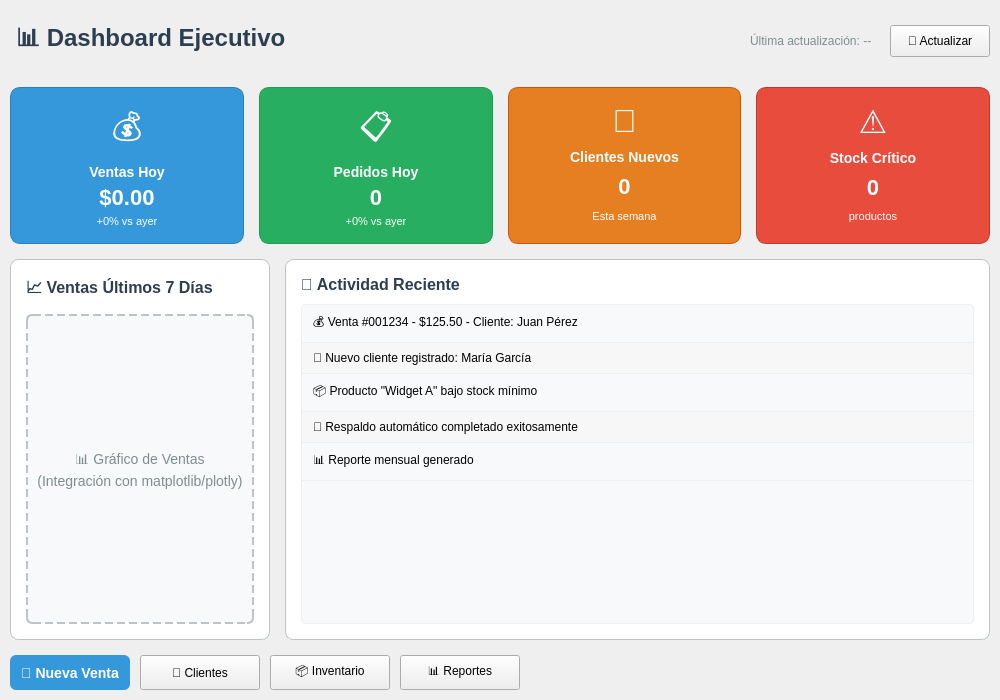
<?xml version="1.0" encoding="UTF-8"?>
<ui version="4.0">
 <class>DashboardWidget</class>
 <widget class="QWidget" name="DashboardWidget">
  <property name="geometry">
   <rect>
    <x>0</x>
    <y>0</y>
    <width>1000</width>
    <height>700</height>
   </rect>
  </property>
  <property name="windowTitle">
   <string>Dashboard Ejecutivo</string>
  </property>
  <layout class="QVBoxLayout" name="mainLayout">
   <property name="spacing">
    <number>15</number>
   </property>
   <property name="leftMargin">
    <number>10</number>
   </property>
   <property name="topMargin">
    <number>10</number>
   </property>
   <property name="rightMargin">
    <number>10</number>
   </property>
   <property name="bottomMargin">
    <number>10</number>
   </property>
   
   <!-- Header -->
   <item>
    <layout class="QHBoxLayout" name="headerLayout">
     <property name="spacing">
      <number>10</number>
     </property>
     <item>
      <widget class="QLabel" name="lblTitle">
       <property name="text">
        <string>📊 Dashboard Ejecutivo</string>
       </property>
       <property name="styleSheet">
        <string>
         QLabel {
          font-size: 24px;
          font-weight: bold;
          color: #2c3e50;
          padding: 10px 0px;
         }
        </string>
       </property>
      </widget>
     </item>
     <item>
      <spacer name="headerSpacer">
       <property name="orientation">
        <enum>Qt::Horizontal</enum>
       </property>
       <property name="sizeHint" stdset="0">
        <size>
         <width>40</width>
         <height>20</height>
        </size>
       </property>
      </spacer>
     </item>
     <item>
      <widget class="QLabel" name="lblLastUpdate">
       <property name="text">
        <string>Última actualización: --</string>
       </property>
       <property name="styleSheet">
        <string>
         QLabel {
          font-size: 12px;
          color: #7f8c8d;
          padding: 5px;
         }
        </string>
       </property>
      </widget>
     </item>
     <item>
      <widget class="QPushButton" name="btnRefresh">
       <property name="text">
        <string>🔄 Actualizar</string>
       </property>
       <property name="minimumSize">
        <size>
         <width>100</width>
         <height>32</height>
        </size>
       </property>
      </widget>
     </item>
    </layout>
   </item>
   
   <!-- KPI Cards Row -->
   <item>
    <layout class="QHBoxLayout" name="kpiLayout">
     <property name="spacing">
      <number>15</number>
     </property>
     
     <!-- Ventas Hoy -->
     <item>
      <widget class="QFrame" name="frameVentasHoy">
       <property name="frameShape">
        <enum>QFrame::StyledPanel</enum>
       </property>
       <property name="frameShadow">
        <enum>QFrame::Raised</enum>
       </property>
       <property name="styleSheet">
        <string>
         QFrame#frameVentasHoy {
          background-color: #3498db;
          border-radius: 10px;
          border: 1px solid #2980b9;
         }
         QLabel {
          color: white;
         }
        </string>
       </property>
       <layout class="QVBoxLayout" name="ventasHoyLayout">
        <property name="spacing">
         <number>5</number>
        </property>
        <property name="leftMargin">
         <number>15</number>
        </property>
        <property name="topMargin">
         <number>15</number>
        </property>
        <property name="rightMargin">
         <number>15</number>
        </property>
        <property name="bottomMargin">
         <number>15</number>
        </property>
        <item>
         <widget class="QLabel" name="lblVentasHoyIcon">
          <property name="text">
           <string>💰</string>
          </property>
          <property name="alignment">
           <set>Qt::AlignCenter</set>
          </property>
          <property name="styleSheet">
           <string>font-size: 32px;</string>
          </property>
         </widget>
        </item>
        <item>
         <widget class="QLabel" name="lblVentasHoyTitle">
          <property name="text">
           <string>Ventas Hoy</string>
          </property>
          <property name="alignment">
           <set>Qt::AlignCenter</set>
          </property>
          <property name="styleSheet">
           <string>font-size: 14px; font-weight: bold;</string>
          </property>
         </widget>
        </item>
        <item>
         <widget class="QLabel" name="lblVentasHoyValor">
          <property name="text">
           <string>$0.00</string>
          </property>
          <property name="alignment">
           <set>Qt::AlignCenter</set>
          </property>
          <property name="styleSheet">
           <string>font-size: 22px; font-weight: bold;</string>
          </property>
         </widget>
        </item>
        <item>
         <widget class="QLabel" name="lblVentasHoyComparacion">
          <property name="text">
           <string>+0% vs ayer</string>
          </property>
          <property name="alignment">
           <set>Qt::AlignCenter</set>
          </property>
          <property name="styleSheet">
           <string>font-size: 11px;</string>
          </property>
         </widget>
        </item>
       </layout>
      </widget>
     </item>
     
     <!-- Pedidos Hoy -->
     <item>
      <widget class="QFrame" name="framePedidosHoy">
       <property name="frameShape">
        <enum>QFrame::StyledPanel</enum>
       </property>
       <property name="frameShadow">
        <enum>QFrame::Raised</enum>
       </property>
       <property name="styleSheet">
        <string>
         QFrame#framePedidosHoy {
          background-color: #27ae60;
          border-radius: 10px;
          border: 1px solid #229954;
         }
         QLabel {
          color: white;
         }
        </string>
       </property>
       <layout class="QVBoxLayout" name="pedidosHoyLayout">
        <property name="spacing">
         <number>5</number>
        </property>
        <property name="leftMargin">
         <number>15</number>
        </property>
        <property name="topMargin">
         <number>15</number>
        </property>
        <property name="rightMargin">
         <number>15</number>
        </property>
        <property name="bottomMargin">
         <number>15</number>
        </property>
        <item>
         <widget class="QLabel" name="lblPedidosHoyIcon">
          <property name="text">
           <string>📋</string>
          </property>
          <property name="alignment">
           <set>Qt::AlignCenter</set>
          </property>
          <property name="styleSheet">
           <string>font-size: 32px;</string>
          </property>
         </widget>
        </item>
        <item>
         <widget class="QLabel" name="lblPedidosHoyTitle">
          <property name="text">
           <string>Pedidos Hoy</string>
          </property>
          <property name="alignment">
           <set>Qt::AlignCenter</set>
          </property>
          <property name="styleSheet">
           <string>font-size: 14px; font-weight: bold;</string>
          </property>
         </widget>
        </item>
        <item>
         <widget class="QLabel" name="lblPedidosHoyValor">
          <property name="text">
           <string>0</string>
          </property>
          <property name="alignment">
           <set>Qt::AlignCenter</set>
          </property>
          <property name="styleSheet">
           <string>font-size: 22px; font-weight: bold;</string>
          </property>
         </widget>
        </item>
        <item>
         <widget class="QLabel" name="lblPedidosHoyComparacion">
          <property name="text">
           <string>+0% vs ayer</string>
          </property>
          <property name="alignment">
           <set>Qt::AlignCenter</set>
          </property>
          <property name="styleSheet">
           <string>font-size: 11px;</string>
          </property>
         </widget>
        </item>
       </layout>
      </widget>
     </item>
     
     <!-- Clientes Nuevos -->
     <item>
      <widget class="QFrame" name="frameClientesNuevos">
       <property name="frameShape">
        <enum>QFrame::StyledPanel</enum>
       </property>
       <property name="frameShadow">
        <enum>QFrame::Raised</enum>
       </property>
       <property name="styleSheet">
        <string>
         QFrame#frameClientesNuevos {
          background-color: #e67e22;
          border-radius: 10px;
          border: 1px solid #d35400;
         }
         QLabel {
          color: white;
         }
        </string>
       </property>
       <layout class="QVBoxLayout" name="clientesNuevosLayout">
        <property name="spacing">
         <number>5</number>
        </property>
        <property name="leftMargin">
         <number>15</number>
        </property>
        <property name="topMargin">
         <number>15</number>
        </property>
        <property name="rightMargin">
         <number>15</number>
        </property>
        <property name="bottomMargin">
         <number>15</number>
        </property>
        <item>
         <widget class="QLabel" name="lblClientesNuevosIcon">
          <property name="text">
           <string>👥</string>
          </property>
          <property name="alignment">
           <set>Qt::AlignCenter</set>
          </property>
          <property name="styleSheet">
           <string>font-size: 32px;</string>
          </property>
         </widget>
        </item>
        <item>
         <widget class="QLabel" name="lblClientesNuevosTitle">
          <property name="text">
           <string>Clientes Nuevos</string>
          </property>
          <property name="alignment">
           <set>Qt::AlignCenter</set>
          </property>
          <property name="styleSheet">
           <string>font-size: 14px; font-weight: bold;</string>
          </property>
         </widget>
        </item>
        <item>
         <widget class="QLabel" name="lblClientesNuevosValor">
          <property name="text">
           <string>0</string>
          </property>
          <property name="alignment">
           <set>Qt::AlignCenter</set>
          </property>
          <property name="styleSheet">
           <string>font-size: 22px; font-weight: bold;</string>
          </property>
         </widget>
        </item>
        <item>
         <widget class="QLabel" name="lblClientesNuevosComparacion">
          <property name="text">
           <string>Esta semana</string>
          </property>
          <property name="alignment">
           <set>Qt::AlignCenter</set>
          </property>
          <property name="styleSheet">
           <string>font-size: 11px;</string>
          </property>
         </widget>
        </item>
       </layout>
      </widget>
     </item>
     
     <!-- Stock Crítico -->
     <item>
      <widget class="QFrame" name="frameStockCritico">
       <property name="frameShape">
        <enum>QFrame::StyledPanel</enum>
       </property>
       <property name="frameShadow">
        <enum>QFrame::Raised</enum>
       </property>
       <property name="styleSheet">
        <string>
         QFrame#frameStockCritico {
          background-color: #e74c3c;
          border-radius: 10px;
          border: 1px solid #c0392b;
         }
         QLabel {
          color: white;
         }
        </string>
       </property>
       <layout class="QVBoxLayout" name="stockCriticoLayout">
        <property name="spacing">
         <number>5</number>
        </property>
        <property name="leftMargin">
         <number>15</number>
        </property>
        <property name="topMargin">
         <number>15</number>
        </property>
        <property name="rightMargin">
         <number>15</number>
        </property>
        <property name="bottomMargin">
         <number>15</number>
        </property>
        <item>
         <widget class="QLabel" name="lblStockCriticoIcon">
          <property name="text">
           <string>⚠️</string>
          </property>
          <property name="alignment">
           <set>Qt::AlignCenter</set>
          </property>
          <property name="styleSheet">
           <string>font-size: 32px;</string>
          </property>
         </widget>
        </item>
        <item>
         <widget class="QLabel" name="lblStockCriticoTitle">
          <property name="text">
           <string>Stock Crítico</string>
          </property>
          <property name="alignment">
           <set>Qt::AlignCenter</set>
          </property>
          <property name="styleSheet">
           <string>font-size: 14px; font-weight: bold;</string>
          </property>
         </widget>
        </item>
        <item>
         <widget class="QLabel" name="lblStockCriticoValor">
          <property name="text">
           <string>0</string>
          </property>
          <property name="alignment">
           <set>Qt::AlignCenter</set>
          </property>
          <property name="styleSheet">
           <string>font-size: 22px; font-weight: bold;</string>
          </property>
         </widget>
        </item>
        <item>
         <widget class="QLabel" name="lblStockCriticoComparacion">
          <property name="text">
           <string>productos</string>
          </property>
          <property name="alignment">
           <set>Qt::AlignCenter</set>
          </property>
          <property name="styleSheet">
           <string>font-size: 11px;</string>
          </property>
         </widget>
        </item>
       </layout>
      </widget>
     </item>
    </layout>
   </item>
   
   <!-- Charts and Tables Row -->
   <item>
    <layout class="QHBoxLayout" name="chartsLayout">
     <property name="spacing">
      <number>15</number>
     </property>
     
     <!-- Left Column: Sales Chart -->
     <item>
      <widget class="QFrame" name="frameVentasChart">
       <property name="frameShape">
        <enum>QFrame::StyledPanel</enum>
       </property>
       <property name="frameShadow">
        <enum>QFrame::Raised</enum>
       </property>
       <property name="styleSheet">
        <string>
         QFrame#frameVentasChart {
          background-color: white;
          border: 1px solid #bdc3c7;
          border-radius: 8px;
         }
        </string>
       </property>
       <layout class="QVBoxLayout" name="ventasChartLayout">
        <property name="spacing">
         <number>10</number>
        </property>
        <property name="leftMargin">
         <number>15</number>
        </property>
        <property name="topMargin">
         <number>15</number>
        </property>
        <property name="rightMargin">
         <number>15</number>
        </property>
        <property name="bottomMargin">
         <number>15</number>
        </property>
        <item>
         <widget class="QLabel" name="lblVentasChartTitle">
          <property name="text">
           <string>📈 Ventas Últimos 7 Días</string>
          </property>
          <property name="styleSheet">
           <string>font-size: 16px; font-weight: bold; color: #2c3e50;</string>
          </property>
         </widget>
        </item>
        <item>
         <widget class="QFrame" name="frameChartPlaceholder">
          <property name="minimumSize">
           <size>
            <width>0</width>
            <height>250</height>
           </size>
          </property>
          <property name="styleSheet">
           <string>
            QFrame {
             background-color: #f8f9fa;
             border: 2px dashed #bdc3c7;
             border-radius: 6px;
            }
           </string>
          </property>
          <layout class="QVBoxLayout" name="chartPlaceholderLayout">
           <item>
            <spacer name="chartVerticalSpacer1">
             <property name="orientation">
              <enum>Qt::Vertical</enum>
             </property>
             <property name="sizeHint" stdset="0">
              <size>
               <width>20</width>
               <height>40</height>
              </size>
             </property>
            </spacer>
           </item>
           <item>
            <widget class="QLabel" name="lblChartPlaceholder">
             <property name="text">
              <string>📊 Gráfico de Ventas
(Integración con matplotlib/plotly)</string>
             </property>
             <property name="alignment">
              <set>Qt::AlignCenter</set>
             </property>
             <property name="styleSheet">
              <string>
               QLabel {
                color: #7f8c8d;
                font-size: 14px;
                border: none;
               }
              </string>
             </property>
            </widget>
           </item>
           <item>
            <spacer name="chartVerticalSpacer2">
             <property name="orientation">
              <enum>Qt::Vertical</enum>
             </property>
             <property name="sizeHint" stdset="0">
              <size>
               <width>20</width>
               <height>40</height>
              </size>
             </property>
            </spacer>
           </item>
          </layout>
         </widget>
        </item>
       </layout>
      </widget>
     </item>
     
     <!-- Right Column: Recent Activity -->
     <item>
      <widget class="QFrame" name="frameActividad">
       <property name="frameShape">
        <enum>QFrame::StyledPanel</enum>
       </property>
       <property name="frameShadow">
        <enum>QFrame::Raised</enum>
       </property>
       <property name="styleSheet">
        <string>
         QFrame#frameActividad {
          background-color: white;
          border: 1px solid #bdc3c7;
          border-radius: 8px;
         }
        </string>
       </property>
       <layout class="QVBoxLayout" name="actividadLayout">
        <property name="spacing">
         <number>10</number>
        </property>
        <property name="leftMargin">
         <number>15</number>
        </property>
        <property name="topMargin">
         <number>15</number>
        </property>
        <property name="rightMargin">
         <number>15</number>
        </property>
        <property name="bottomMargin">
         <number>15</number>
        </property>
        <item>
         <widget class="QLabel" name="lblActividadTitle">
          <property name="text">
           <string>🔔 Actividad Reciente</string>
          </property>
          <property name="styleSheet">
           <string>font-size: 16px; font-weight: bold; color: #2c3e50;</string>
          </property>
         </widget>
        </item>
        <item>
         <widget class="QListWidget" name="listWidgetActividad">
          <property name="alternatingRowColors">
           <bool>true</bool>
          </property>
          <property name="styleSheet">
           <string>
            QListWidget {
             border: 1px solid #ecf0f1;
             border-radius: 4px;
             background-color: #f8f9fa;
            }
            QListWidget::item {
             padding: 8px;
             border-bottom: 1px solid #ecf0f1;
            }
            QListWidget::item:selected {
             background-color: #3498db;
             color: white;
            }
           </string>
          </property>
          <item>
           <property name="text">
            <string>💰 Venta #001234 - $125.50 - Cliente: Juan Pérez</string>
           </property>
          </item>
          <item>
           <property name="text">
            <string>👥 Nuevo cliente registrado: María García</string>
           </property>
          </item>
          <item>
           <property name="text">
            <string>📦 Producto "Widget A" bajo stock mínimo</string>
           </property>
          </item>
          <item>
           <property name="text">
            <string>🔄 Respaldo automático completado exitosamente</string>
           </property>
          </item>
          <item>
           <property name="text">
            <string>📊 Reporte mensual generado</string>
           </property>
          </item>
         </widget>
        </item>
       </layout>
      </widget>
     </item>
    </layout>
   </item>
   
   <!-- Bottom Actions -->
   <item>
    <layout class="QHBoxLayout" name="actionsLayout">
     <property name="spacing">
      <number>10</number>
     </property>
     <item>
      <widget class="QPushButton" name="btnNuevaVenta">
       <property name="text">
        <string>🛒 Nueva Venta</string>
       </property>
       <property name="minimumSize">
        <size>
         <width>120</width>
         <height>35</height>
        </size>
       </property>
       <property name="styleSheet">
        <string>
         QPushButton {
          background-color: #3498db;
          color: white;
          border: none;
          border-radius: 6px;
          font-size: 14px;
          font-weight: bold;
          padding: 8px;
         }
         QPushButton:hover {
          background-color: #2980b9;
         }
         QPushButton:pressed {
          background-color: #21618c;
         }
        </string>
       </property>
      </widget>
     </item>
     <item>
      <widget class="QPushButton" name="btnGestionClientes">
       <property name="text">
        <string>👥 Clientes</string>
       </property>
       <property name="minimumSize">
        <size>
         <width>120</width>
         <height>35</height>
        </size>
       </property>
      </widget>
     </item>
     <item>
      <widget class="QPushButton" name="btnInventario">
       <property name="text">
        <string>📦 Inventario</string>
       </property>
       <property name="minimumSize">
        <size>
         <width>120</width>
         <height>35</height>
        </size>
       </property>
      </widget>
     </item>
     <item>
      <widget class="QPushButton" name="btnReportes">
       <property name="text">
        <string>📊 Reportes</string>
       </property>
       <property name="minimumSize">
        <size>
         <width>120</width>
         <height>35</height>
        </size>
       </property>
      </widget>
     </item>
     <item>
      <spacer name="actionsSpacer">
       <property name="orientation">
        <enum>Qt::Horizontal</enum>
       </property>
       <property name="sizeHint" stdset="0">
        <size>
         <width>40</width>
         <height>20</height>
        </size>
       </property>
      </spacer>
     </item>
    </layout>
   </item>
  </layout>
 </widget>
 
 <tabstops>
  <tabstop>btnRefresh</tabstop>
  <tabstop>listWidgetActividad</tabstop>
  <tabstop>btnNuevaVenta</tabstop>
  <tabstop>btnGestionClientes</tabstop>
  <tabstop>btnInventario</tabstop>
  <tabstop>btnReportes</tabstop>
 </tabstops>
 
 <resources/>
 <connections/>
</ui>
